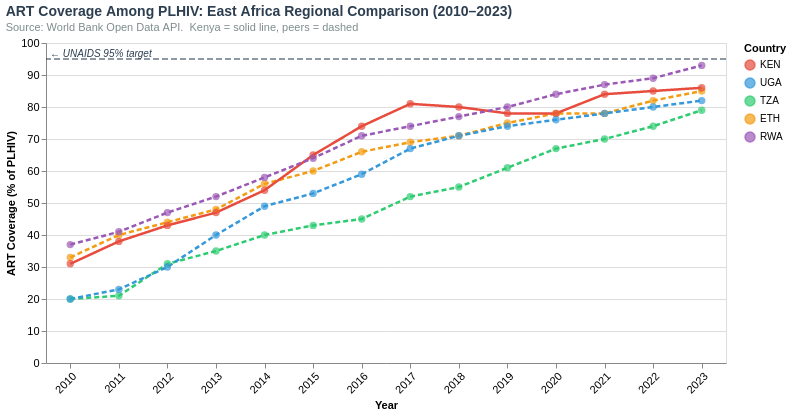

Here is the notebook cell this chart was saved with:
### Code cell
# Chart 2. East Africa ART Coverage — Regional Comparison
df_c2 = df_regional.dropna(subset=["art_coverage_pct"]).copy()
df_c2_latest = df_c2.sort_values("year").groupby("country_iso3").last().reset_index()

lines = (
    alt.Chart(df_c2)
    .mark_line(strokeWidth=2.5)
    .encode(
        x=alt.X("year:O", title="Year",
                 axis=alt.Axis(labelAngle=-45, labelFontSize=11)),
        y=alt.Y("art_coverage_pct:Q", title="ART Coverage (% of PLHIV)",
                 scale=alt.Scale(domain=[0, 100]),
                 axis=alt.Axis(labelFontSize=11)),
        color=alt.Color("country_iso3:N", scale=COUNTRY_PAL,
                         legend=alt.Legend(title="Country")),
        strokeDash=alt.condition(
            alt.datum["country_iso3"] == "KEN",
            alt.value([1, 0]),
            alt.value([5, 3]),
        ),
        tooltip=[
            alt.Tooltip("year:O", title="Year"),
            alt.Tooltip("country_name:N", title="Country"),
            alt.Tooltip("art_coverage_pct:Q", title="ART Coverage (%)", format=".1f"),
        ],
    )
)

points = lines.mark_point(size=55, filled=True)

target = (
    alt.Chart(pd.DataFrame({"y": [95], "label": ["95% UNAIDS target"]}))
    .mark_rule(color="#2C3E50", strokeDash=[6, 3], strokeWidth=1.5, opacity=0.7)
    .encode(y="y:Q")
)
target_txt = (
    alt.Chart(pd.DataFrame({"y": [96.5], "x": [0], "t": ["← UNAIDS 95% target"]}))
    .mark_text(align="left", fontSize=10, color="#2C3E50", fontStyle="italic")
    .encode(y="y:Q", x=alt.value(4), text="t:N")
)

chart2 = (
    (lines + points + target + target_txt)
    .properties(
        width=680, height=320,
        title=alt.TitleParams(
            text="ART Coverage Among PLHIV: East Africa Regional Comparison (2010–2023)",
            subtitle="Source: World Bank Open Data API.  Kenya = solid line, peers = dashed",
            **BASE_TITLE,
        ),
    )
    .interactive()
)
chart2

### Figure 1 — Vega-Lite specification as saved in the notebook (floating-point values rounded to 4 significant figures)
{"config": {"view": {"continuousWidth": 300, "continuousHeight": 300}}, "layer": [{"mark": {"type": "line", "strokeWidth": 2.5}, "encoding": {"color": {"field": "country_iso3", "legend": {"title": "Country"}, "scale": {"domain": ["KEN", "UGA", "TZA", "ETH", "RWA"], "range": ["#E74C3C", "#3498DB", "#2ECC71", "#F39C12", "#9B59B6"]}, "type": "nominal"}, "strokeDash": {"condition": {"test": "(datum['country_iso3'] === 'KEN')", "value": [1, 0]}, "value": [5, 3]}, "tooltip": [{"field": "year", "title": "Year", "type": "ordinal"}, {"field": "country_name", "title": "Country", "type": "nominal"}, {"field": "art_coverage_pct", "format": ".1f", "title": "ART Coverage (%)", "type": "quantitative"}], "x": {"axis": {"labelAngle": -45, "labelFontSize": 11}, "field": "year", "title": "Year", "type": "ordinal"}, "y": {"axis": {"labelFontSize": 11}, "field": "art_coverage_pct", "scale": {"domain": [0, 100]}, "title": "ART Coverage (% of PLHIV)", "type": "quantitative"}}, "name": "view_8e661f08e1078893_0"}, {"mark": {"type": "point", "filled": true, "size": 55}, "encoding": {"color": {"field": "country_iso3", "legend": {"title": "Country"}, "scale": {"domain": ["KEN", "UGA", "TZA", "ETH", "RWA"], "range": ["#E74C3C", "#3498DB", "#2ECC71", "#F39C12", "#9B59B6"]}, "type": "nominal"}, "strokeDash": {"condition": {"test": "(datum['country_iso3'] === 'KEN')", "value": [1, 0]}, "value": [5, 3]}, "tooltip": [{"field": "year", "title": "Year", "type": "ordinal"}, {"field": "country_name", "title": "Country", "type": "nominal"}, {"field": "art_coverage_pct", "format": ".1f", "title": "ART Coverage (%)", "type": "quantitative"}], "x": {"axis": {"labelAngle": -45, "labelFontSize": 11}, "field": "year", "title": "Year", "type": "ordinal"}, "y": {"axis": {"labelFontSize": 11}, "field": "art_coverage_pct", "scale": {"domain": [0, 100]}, "title": "ART Coverage (% of PLHIV)", "type": "quantitative"}}}, {"data": {"name": "data-2273280192936a57a6d467f58700d5d8"}, "mark": {"type": "rule", "color": "#2C3E50", "opacity": 0.7, "strokeDash": [6, 3], "strokeWidth": 1.5}, "encoding": {"y": {"field": "y", "type": "quantitative"}}}, {"data": {"name": "data-f6d39bb6da9e0612d4f0e747681343ff"}, "mark": {"type": "text", "align": "left", "color": "#2C3E50", "fontSize": 10, "fontStyle": "italic"}, "encoding": {"text": {"field": "t", "type": "nominal"}, "x": {"value": 4}, "y": {"field": "y", "type": "quantitative"}}}], "data": {"name": "data-9d059c9f40d5ece927603eb20d9ea901"}, "height": 320, "params": [{"name": "param_1e9efca18e7a2868", "select": {"type": "interval", "encodings": ["x", "y"]}, "bind": "scales", "views": ["view_8e661f08e1078893_0"]}], "title": {"text": "ART Coverage Among PLHIV: East Africa Regional Comparison (2010–2023)", "anchor": "start", "color": "#2C3E50", "fontSize": 14, "subtitle": "Source: World Bank Open Data API.  Kenya = solid line, peers = dashed", "subtitleColor": "#7F8C8D", "subtitleFontSize": 11}, "width": 680, "$schema": "https://vega.github.io/schema/vega-lite/v6.4.1.json", "datasets": {"data-9d059c9f40d5ece927603eb20d9ea901": [{"year": 2010, "country_iso3": "ETH", "country_name": "Ethiopia", "art_coverage_pct": 33.0, "hiv_incidence": 0.47, "health_exp_per_cap": 16.17, "health_exp_pct_gdp": 5.466, "total_hcw_per_1000": 0.0, "gdp_per_cap": 330.6}, {"year": 2011, "country_iso3": "ETH", "country_name": "Ethiopia", "art_coverage_pct": 40.0, "hiv_incidence": 0.42, "health_exp_per_cap": 14.62, "health_exp_pct_gdp": 4.469, "total_hcw_per_1000": 0.0, "gdp_per_cap": 343.0}, {"year": 2012, "country_iso3": "ETH", "country_name": "Ethiopia", "art_coverage_pct": 44.0, "hiv_incidence": 0.38, "health_exp_per_cap": 20.0, "health_exp_pct_gdp": 4.54, "total_hcw_per_1000": 0.0, "gdp_per_cap": 452.1}, {"year": 2013, "country_iso3": "ETH", "country_name": "Ethiopia", "art_coverage_pct": 48.0, "hiv_incidence": 0.33, "health_exp_per_cap": 19.27, "health_exp_pct_gdp": 4.075, "total_hcw_per_1000": 0.0, "gdp_per_cap": 484.0}, {"year": 2014, "country_iso3": "ETH", "country_name": "Ethiopia", "art_coverage_pct": 56.0, "hiv_incidence": 0.29, "health_exp_per_cap": 21.61, "health_exp_pct_gdp": 4.034, "total_hcw_per_1000": 0.0, "gdp_per_cap": 550.0}, {"year": 2015, "country_iso3": "ETH", "country_name": "Ethiopia", "art_coverage_pct": 60.0, "hiv_incidence": 0.24, "health_exp_per_cap": 23.22, "health_exp_pct_gdp": 3.823, "total_hcw_per_1000": 0.0, "gdp_per_cap": 597.9}, {"year": 2016, "country_iso3": "ETH", "country_name": "Ethiopia", "art_coverage_pct": 66.0, "hiv_incidence": 0.25, "health_exp_per_cap": 24.34, "health_exp_pct_gdp": 3.6, "total_hcw_per_1000": 0.0, "gdp_per_cap": 641.7}, {"year": 2017, "country_iso3": "ETH", "country_name": "Ethiopia", "art_coverage_pct": 69.0, "hiv_incidence": 0.22, "health_exp_per_cap": 24.18, "health_exp_pct_gdp": 3.453, "total_hcw_per_1000": 0.804, "gdp_per_cap": 696.3}, {"year": 2018, "country_iso3": "ETH", "country_name": "Ethiopia", "art_coverage_pct": 71.0, "hiv_incidence": 0.21, "health_exp_per_cap": 23.52, "health_exp_pct_gdp": 3.304, "total_hcw_per_1000": 0.767, "gdp_per_cap": 739.7}, {"year": 2019, "country_iso3": "ETH", "country_name": "Ethiopia", "art_coverage_pct": 75.0, "hiv_incidence": 0.19, "health_exp_per_cap": 25.94, "health_exp_pct_gdp": 3.243, "total_hcw_per_1000": 0.089, "gdp_per_cap": 793.5}, {"year": 2020, "country_iso3": "ETH", "country_name": "Ethiopia", "art_coverage_pct": 78.0, "hiv_incidence": 0.16, "health_exp_per_cap": 28.28, "health_exp_pct_gdp": 3.481, "total_hcw_per_1000": 0.86, "gdp_per_cap": 829.8}, {"year": 2021, "country_iso3": "ETH", "country_name": "Ethiopia", "art_coverage_pct": 78.0, "hiv_incidence": 0.19, "health_exp_per_cap": 26.07, "health_exp_pct_gdp": 3.208, "total_hcw_per_1000": 0.838, "gdp_per_cap": 893.0}, {"year": 2022, "country_iso3": "ETH", "country_name": "Ethiopia", "art_coverage_pct": 82.0, "hiv_incidence": 0.14, "health_exp_per_cap": 27.07, "health_exp_pct_gdp": 2.853, "total_hcw_per_1000": 1.327, "gdp_per_cap": 982.1}, {"year": 2023, "country_iso3": "ETH", "country_name": "Ethiopia", "art_coverage_pct": 85.0, "hiv_incidence": 0.13, "health_exp_per_cap": 34.8, "health_exp_pct_gdp": 2.803, "total_hcw_per_1000": 0.143, "gdp_per_cap": 1056.0}, {"year": 2010, "country_iso3": "KEN", "country_name": "Kenya", "art_coverage_pct": 31.0, "hiv_incidence": 2.6, "health_exp_per_cap": 58.82, "health_exp_pct_gdp": 5.388, "total_hcw_per_1000": 0.884, "gdp_per_cap": 1092.0}, {"year": 2011, "country_iso3": "KEN", "country_name": "Kenya", "art_coverage_pct": 38.0, "hiv_incidence": 2.3, "health_exp_per_cap": 57.02, "health_exp_pct_gdp": 5.202, "total_hcw_per_1000": 1.583, "gdp_per_cap": 1096.0}, {"year": 2012, "country_iso3": "KEN", "country_name": "Kenya", "art_coverage_pct": 43.0, "hiv_incidence": 2.0, "health_exp_per_cap": 64.48, "health_exp_pct_gdp": 5.018, "total_hcw_per_1000": 1.591, "gdp_per_cap": 1285.0}, {"year": 2013, "country_iso3": "KEN", "country_name": "Kenya", "art_coverage_pct": 47.0, "hiv_incidence": 1.8, "health_exp_per_cap": 67.6, "health_exp_pct_gdp": 4.931, "total_hcw_per_1000": 1.089, "gdp_per_cap": 1371.0}, {"year": 2014, "country_iso3": "KEN", "country_name": "Kenya", "art_coverage_pct": 54.0, "hiv_incidence": 1.6, "health_exp_per_cap": 72.85, "health_exp_pct_gdp": 4.913, "total_hcw_per_1000": 1.14, "gdp_per_cap": 1483.0}, {"year": 2015, "country_iso3": "KEN", "country_name": "Kenya", "art_coverage_pct": 65.0, "hiv_incidence": 1.4, "health_exp_per_cap": 70.95, "health_exp_pct_gdp": 4.764, "total_hcw_per_1000": 0.88, "gdp_per_cap": 1489.0}, {"year": 2016, "country_iso3": "KEN", "country_name": "Kenya", "art_coverage_pct": 74.0, "hiv_incidence": 1.1, "health_exp_per_cap": 73.89, "health_exp_pct_gdp": 4.754, "total_hcw_per_1000": 1.056, "gdp_per_cap": 1554.0}, {"year": 2017, "country_iso3": "KEN", "country_name": "Kenya", "art_coverage_pct": 81.0, "hiv_incidence": 0.96, "health_exp_per_cap": 66.47, "health_exp_pct_gdp": 3.986, "total_hcw_per_1000": 1.081, "gdp_per_cap": 1667.0}, {"year": 2018, "country_iso3": "KEN", "country_name": "Kenya", "art_coverage_pct": 80.0, "hiv_incidence": 0.83, "health_exp_per_cap": 75.28, "health_exp_pct_gdp": 4.099, "total_hcw_per_1000": 1.353, "gdp_per_cap": 1836.0}, {"year": 2019, "country_iso3": "KEN", "country_name": "Kenya", "art_coverage_pct": 78.0, "hiv_incidence": 0.79, "health_exp_per_cap": 85.65, "health_exp_pct_gdp": 4.369, "total_hcw_per_1000": 0.0, "gdp_per_cap": 1960.0}, {"year": 2020, "country_iso3": "KEN", "country_name": "Kenya", "art_coverage_pct": 78.0, "hiv_incidence": 0.74, "health_exp_per_cap": 86.59, "health_exp_pct_gdp": 4.492, "total_hcw_per_1000": 0.664, "gdp_per_cap": 1928.0}, {"year": 2021, "country_iso3": "KEN", "country_name": "Kenya", "art_coverage_pct": 84.0, "hiv_incidence": 0.69, "health_exp_per_cap": 94.2, "health_exp_pct_gdp": 4.57, "total_hcw_per_1000": 0.748, "gdp_per_cap": 2061.0}, {"year": 2022, "country_iso3": "KEN", "country_name": "Kenya", "art_coverage_pct": 85.0, "hiv_incidence": 0.66, "health_exp_per_cap": 91.18, "health_exp_pct_gdp": 4.322, "total_hcw_per_1000": 2.26, "gdp_per_cap": 2110.0}, {"year": 2023, "country_iso3": "KEN", "country_name": "Kenya", "art_coverage_pct": 86.0, "hiv_incidence": 0.56, "health_exp_per_cap": 84.96, "health_exp_pct_gdp": 4.352, "total_hcw_per_1000": 2.562, "gdp_per_cap": 1943.0}, {"year": 2010, "country_iso3": "RWA", "country_name": "Rwanda", "art_coverage_pct": 37.0, "hiv_incidence": 1.8, "health_exp_per_cap": 47.97, "health_exp_pct_gdp": 8.082, "total_hcw_per_1000": 0.055, "gdp_per_cap": 586.6}, {"year": 2011, "country_iso3": "RWA", "country_name": "Rwanda", "art_coverage_pct": 41.0, "hiv_incidence": 1.6, "health_exp_per_cap": 51.65, "health_exp_pct_gdp": 7.932, "total_hcw_per_1000": 0.6539, "gdp_per_cap": 643.4}, {"year": 2012, "country_iso3": "RWA", "country_name": "Rwanda", "art_coverage_pct": 47.0, "hiv_incidence": 1.5, "health_exp_per_cap": 57.26, "health_exp_pct_gdp": 8.102, "total_hcw_per_1000": 0.0, "gdp_per_cap": 697.8}, {"year": 2013, "country_iso3": "RWA", "country_name": "Rwanda", "art_coverage_pct": 52.0, "hiv_incidence": 1.4, "health_exp_per_cap": 47.75, "health_exp_pct_gdp": 6.774, "total_hcw_per_1000": 0.1, "gdp_per_cap": 695.4}, {"year": 2014, "country_iso3": "RWA", "country_name": "Rwanda", "art_coverage_pct": 58.0, "hiv_incidence": 1.2, "health_exp_per_cap": 50.64, "health_exp_pct_gdp": 6.984, "total_hcw_per_1000": 0.997, "gdp_per_cap": 715.4}, {"year": 2015, "country_iso3": "RWA", "country_name": "Rwanda", "art_coverage_pct": 64.0, "hiv_incidence": 1.0, "health_exp_per_cap": 48.81, "health_exp_pct_gdp": 6.651, "total_hcw_per_1000": 1.075, "gdp_per_cap": 725.7}, {"year": 2016, "country_iso3": "RWA", "country_name": "Rwanda", "art_coverage_pct": 71.0, "hiv_incidence": 0.86, "health_exp_per_cap": 43.54, "health_exp_pct_gdp": 5.969, "total_hcw_per_1000": 1.156, "gdp_per_cap": 721.3}, {"year": 2017, "country_iso3": "RWA", "country_name": "Rwanda", "art_coverage_pct": 74.0, "hiv_incidence": 0.67, "health_exp_per_cap": 40.77, "health_exp_pct_gdp": 5.376, "total_hcw_per_1000": 0.135, "gdp_per_cap": 751.0}, {"year": 2018, "country_iso3": "RWA", "country_name": "Rwanda", "art_coverage_pct": 77.0, "hiv_incidence": 0.59, "health_exp_per_cap": 42.12, "health_exp_pct_gdp": 5.457, "total_hcw_per_1000": 1.318, "gdp_per_cap": 772.8}, {"year": 2019, "country_iso3": "RWA", "country_name": "Rwanda", "art_coverage_pct": 80.0, "hiv_incidence": 0.49, "health_exp_per_cap": 39.81, "health_exp_pct_gdp": 4.915, "total_hcw_per_1000": 1.054, "gdp_per_cap": 823.4}, {"year": 2020, "country_iso3": "RWA", "country_name": "Rwanda", "art_coverage_pct": 84.0, "hiv_incidence": 0.41, "health_exp_per_cap": 45.15, "health_exp_pct_gdp": 5.799, "total_hcw_per_1000": 1.035, "gdp_per_cap": 802.6}, {"year": 2021, "country_iso3": "RWA", "country_name": "Rwanda", "art_coverage_pct": 87.0, "hiv_incidence": 0.42, "health_exp_per_cap": 51.65, "health_exp_pct_gdp": 6.231, "total_hcw_per_1000": 1.071, "gdp_per_cap": 842.6}, {"year": 2022, "country_iso3": "RWA", "country_name": "Rwanda", "art_coverage_pct": 89.0, "hiv_incidence": 0.37, "health_exp_per_cap": 57.83, "health_exp_pct_gdp": 5.928, "total_hcw_per_1000": 1.196, "gdp_per_cap": 1007.0}, {"year": 2023, "country_iso3": "RWA", "country_name": "Rwanda", "art_coverage_pct": 93.0, "hiv_incidence": 0.32, "health_exp_per_cap": 52.66, "health_exp_pct_gdp": 5.127, "total_hcw_per_1000": 0.0, "gdp_per_cap": 1061.0}, {"year": 2010, "country_iso3": "TZA", "country_name": "Tanzania", "art_coverage_pct": 20.0, "hiv_incidence": 3.4, "health_exp_per_cap": 37.18, "health_exp_pct_gdp": 5.224, "total_hcw_per_1000": 0.0, "gdp_per_cap": 736.5}, {"year": 2011, "country_iso3": "TZA", "country_name": "Tanzania", "art_coverage_pct": 21.0, "hiv_incidence": 3.5, "health_exp_per_cap": 37.75, "health_exp_pct_gdp": 5.056, "total_hcw_per_1000": 0.0, "gdp_per_cap": 775.4}, {"year": 2012, "country_iso3": "TZA", "country_name": "Tanzania", "art_coverage_pct": 31.0, "hiv_incidence": 3.4, "health_exp_per_cap": 42.0, "health_exp_pct_gdp": 5.018, "total_hcw_per_1000": 0.47, "gdp_per_cap": 862.0}, {"year": 2013, "country_iso3": "TZA", "country_name": "Tanzania", "art_coverage_pct": 35.0, "hiv_incidence": 3.2, "health_exp_per_cap": 43.47, "health_exp_pct_gdp": 4.646, "total_hcw_per_1000": 0.0, "gdp_per_cap": 963.1}, {"year": 2014, "country_iso3": "TZA", "country_name": "Tanzania", "art_coverage_pct": 40.0, "hiv_incidence": 3.2, "health_exp_per_cap": 39.85, "health_exp_pct_gdp": 4.015, "total_hcw_per_1000": 0.488, "gdp_per_cap": 1023.0}, {"year": 2015, "country_iso3": "TZA", "country_name": "Tanzania", "art_coverage_pct": 43.0, "hiv_incidence": 3.0, "health_exp_per_cap": 33.27, "health_exp_pct_gdp": 3.65, "total_hcw_per_1000": 0.0, "gdp_per_cap": 939.1}, {"year": 2016, "country_iso3": "TZA", "country_name": "Tanzania", "art_coverage_pct": 45.0, "hiv_incidence": 3.1, "health_exp_per_cap": 36.65, "health_exp_pct_gdp": 3.964, "total_hcw_per_1000": 0.0, "gdp_per_cap": 953.0}, {"year": 2017, "country_iso3": "TZA", "country_name": "Tanzania", "art_coverage_pct": 52.0, "hiv_incidence": 2.9, "health_exp_per_cap": 39.04, "health_exp_pct_gdp": 4.023, "total_hcw_per_1000": 0.574, "gdp_per_cap": 986.7}, {"year": 2018, "country_iso3": "TZA", "country_name": "Tanzania", "art_coverage_pct": 55.0, "hiv_incidence": 2.8, "health_exp_per_cap": 41.27, "health_exp_pct_gdp": 4.328, "total_hcw_per_1000": 0.606, "gdp_per_cap": 1023.0}, {"year": 2019, "country_iso3": "TZA", "country_name": "Tanzania", "art_coverage_pct": 61.0, "hiv_incidence": 2.6, "health_exp_per_cap": 39.98, "health_exp_pct_gdp": 4.023, "total_hcw_per_1000": 0.0, "gdp_per_cap": 1063.0}, {"year": 2020, "country_iso3": "TZA", "country_name": "Tanzania", "art_coverage_pct": 67.0, "hiv_incidence": 2.2, "health_exp_per_cap": 31.7, "health_exp_pct_gdp": 3.05, "total_hcw_per_1000": 0.0, "gdp_per_cap": 1117.0}, {"year": 2021, "country_iso3": "TZA", "country_name": "Tanzania", "art_coverage_pct": 70.0, "hiv_incidence": 2.0, "health_exp_per_cap": 37.53, "health_exp_pct_gdp": 3.47, "total_hcw_per_1000": 0.0, "gdp_per_cap": 1160.0}, {"year": 2022, "country_iso3": "TZA", "country_name": "Tanzania", "art_coverage_pct": 74.0, "hiv_incidence": 1.7, "health_exp_per_cap": 35.93, "health_exp_pct_gdp": 3.135, "total_hcw_per_1000": 0.628, "gdp_per_cap": 1208.0}, {"year": 2023, "country_iso3": "TZA", "country_name": "Tanzania", "art_coverage_pct": 79.0, "hiv_incidence": 1.5, "health_exp_per_cap": 36.26, "health_exp_pct_gdp": 3.052, "total_hcw_per_1000": 0.693, "gdp_per_cap": 1224.0}, {"year": 2010, "country_iso3": "UGA", "country_name": "Uganda", "art_coverage_pct": 20.0, "hiv_incidence": 6.0, "health_exp_per_cap": 51.89, "health_exp_pct_gdp": 6.809, "total_hcw_per_1000": 0.0, "gdp_per_cap": 823.5}, {"year": 2011, "country_iso3": "UGA", "country_name": "Uganda", "art_coverage_pct": 23.0, "hiv_incidence": 5.8, "health_exp_per_cap": 55.21, "health_exp_pct_gdp": 6.696, "total_hcw_per_1000": 0.0, "gdp_per_cap": 835.6}, {"year": 2012, "country_iso3": "UGA", "country_name": "Uganda", "art_coverage_pct": 30.0, "hiv_incidence": 5.4, "health_exp_per_cap": 55.04, "health_exp_pct_gdp": 6.109, "total_hcw_per_1000": 1.287, "gdp_per_cap": 795.2}, {"year": 2013, "country_iso3": "UGA", "country_name": "Uganda", "art_coverage_pct": 40.0, "hiv_incidence": 4.8, "health_exp_per_cap": 52.91, "health_exp_pct_gdp": 5.783, "total_hcw_per_1000": 1.334, "gdp_per_cap": 818.3}, {"year": 2014, "country_iso3": "UGA", "country_name": "Uganda", "art_coverage_pct": 49.0, "hiv_incidence": 4.2, "health_exp_per_cap": 50.96, "health_exp_pct_gdp": 5.337, "total_hcw_per_1000": 1.247, "gdp_per_cap": 896.1}, {"year": 2015, "country_iso3": "UGA", "country_name": "Uganda", "art_coverage_pct": 53.0, "hiv_incidence": 3.9, "health_exp_per_cap": 40.1, "health_exp_pct_gdp": 4.996, "total_hcw_per_1000": 1.682, "gdp_per_cap": 862.9}, {"year": 2016, "country_iso3": "UGA", "country_name": "Uganda", "art_coverage_pct": 59.0, "hiv_incidence": 3.6, "health_exp_per_cap": 39.08, "health_exp_pct_gdp": 5.016, "total_hcw_per_1000": 1.676, "gdp_per_cap": 752.7}, {"year": 2017, "country_iso3": "UGA", "country_name": "Uganda", "art_coverage_pct": 67.0, "hiv_incidence": 3.1, "health_exp_per_cap": 31.44, "health_exp_pct_gdp": 3.999, "total_hcw_per_1000": 1.677, "gdp_per_cap": 765.2}, {"year": 2018, "country_iso3": "UGA", "country_name": "Uganda", "art_coverage_pct": 71.0, "hiv_incidence": 2.6, "health_exp_per_cap": 32.95, "health_exp_pct_gdp": 4.022, "total_hcw_per_1000": 1.273, "gdp_per_cap": 792.2}, {"year": 2019, "country_iso3": "UGA", "country_name": "Uganda", "art_coverage_pct": 74.0, "hiv_incidence": 2.4, "health_exp_per_cap": 33.37, "health_exp_pct_gdp": 3.793, "total_hcw_per_1000": 0.0, "gdp_per_cap": 822.2}, {"year": 2020, "country_iso3": "UGA", "country_name": "Uganda", "art_coverage_pct": 76.0, "hiv_incidence": 2.2, "health_exp_per_cap": 44.73, "health_exp_pct_gdp": 5.239, "total_hcw_per_1000": 1.842, "gdp_per_cap": 845.8}, {"year": 2021, "country_iso3": "UGA", "country_name": "Uganda", "art_coverage_pct": 78.0, "hiv_incidence": 2.1, "health_exp_per_cap": 51.03, "health_exp_pct_gdp": 5.474, "total_hcw_per_1000": 0.0, "gdp_per_cap": 882.8}, {"year": 2022, "country_iso3": "UGA", "country_name": "Uganda", "art_coverage_pct": 80.0, "hiv_incidence": 1.8, "health_exp_per_cap": 44.47, "health_exp_pct_gdp": 4.451, "total_hcw_per_1000": 2.456, "gdp_per_cap": 963.1}, {"year": 2023, "country_iso3": "UGA", "country_name": "Uganda", "art_coverage_pct": 82.0, "hiv_incidence": 1.6, "health_exp_per_cap": 45.21, "health_exp_pct_gdp": 4.236, "total_hcw_per_1000": 0.0, "gdp_per_cap": 1002.0}], "data-2273280192936a57a6d467f58700d5d8": [{"y": 95, "label": "95% UNAIDS target"}], "data-f6d39bb6da9e0612d4f0e747681343ff": [{"y": 96.5, "x": 0, "t": "← UNAIDS 95% target"}]}}
